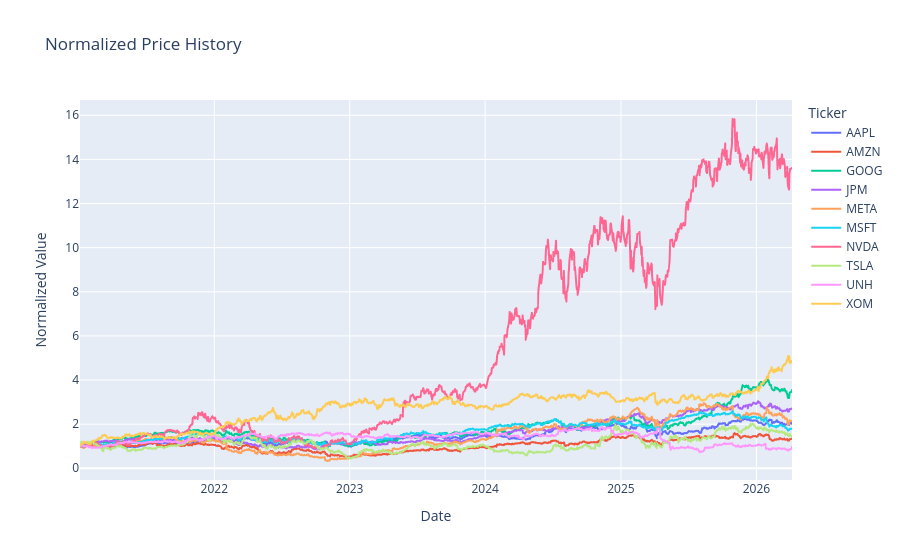

Notebook code for this chart:
### Markdown cell above
## 2. Explore historical price performance

### Code cell
plot_price_history(prices)

### Figure 1 — Plotly figure (JSON) as saved in the notebook; plotly's stock layout.template omitted (floating-point values rounded to 4 significant figures; data arrays with more than 128 entries replaced by an {"elided": "..."} marker saying what was removed)
{"data": [{"hovertemplate": "Ticker=AAPL<br>Date=%{x}<br>value=%{y}<extra></extra>", "legendgroup": "AAPL", "line": {"color": "#636efa", "dash": "solid"}, "marker": {"symbol": "circle"}, "mode": "lines", "name": "AAPL", "showlegend": true, "type": "scattergl", "x": {"elided": "1320 str values"}, "xaxis": "x", "y": {"elided": "1320 float values"}, "yaxis": "y"}, {"hovertemplate": "Ticker=AMZN<br>Date=%{x}<br>value=%{y}<extra></extra>", "legendgroup": "AMZN", "line": {"color": "#EF553B", "dash": "solid"}, "marker": {"symbol": "circle"}, "mode": "lines", "name": "AMZN", "showlegend": true, "type": "scattergl", "x": {"elided": "1320 str values"}, "xaxis": "x", "y": {"elided": "1320 float values"}, "yaxis": "y"}, {"hovertemplate": "Ticker=GOOG<br>Date=%{x}<br>value=%{y}<extra></extra>", "legendgroup": "GOOG", "line": {"color": "#00cc96", "dash": "solid"}, "marker": {"symbol": "circle"}, "mode": "lines", "name": "GOOG", "showlegend": true, "type": "scattergl", "x": {"elided": "1320 str values"}, "xaxis": "x", "y": {"elided": "1320 float values"}, "yaxis": "y"}, {"hovertemplate": "Ticker=JPM<br>Date=%{x}<br>value=%{y}<extra></extra>", "legendgroup": "JPM", "line": {"color": "#ab63fa", "dash": "solid"}, "marker": {"symbol": "circle"}, "mode": "lines", "name": "JPM", "showlegend": true, "type": "scattergl", "x": {"elided": "1320 str values"}, "xaxis": "x", "y": {"elided": "1320 float values"}, "yaxis": "y"}, {"hovertemplate": "Ticker=META<br>Date=%{x}<br>value=%{y}<extra></extra>", "legendgroup": "META", "line": {"color": "#FFA15A", "dash": "solid"}, "marker": {"symbol": "circle"}, "mode": "lines", "name": "META", "showlegend": true, "type": "scattergl", "x": {"elided": "1320 str values"}, "xaxis": "x", "y": {"elided": "1320 float values"}, "yaxis": "y"}, {"hovertemplate": "Ticker=MSFT<br>Date=%{x}<br>value=%{y}<extra></extra>", "legendgroup": "MSFT", "line": {"color": "#19d3f3", "dash": "solid"}, "marker": {"symbol": "circle"}, "mode": "lines", "name": "MSFT", "showlegend": true, "type": "scattergl", "x": {"elided": "1320 str values"}, "xaxis": "x", "y": {"elided": "1320 float values"}, "yaxis": "y"}, {"hovertemplate": "Ticker=NVDA<br>Date=%{x}<br>value=%{y}<extra></extra>", "legendgroup": "NVDA", "line": {"color": "#FF6692", "dash": "solid"}, "marker": {"symbol": "circle"}, "mode": "lines", "name": "NVDA", "showlegend": true, "type": "scattergl", "x": {"elided": "1320 str values"}, "xaxis": "x", "y": {"elided": "1320 float values"}, "yaxis": "y"}, {"hovertemplate": "Ticker=TSLA<br>Date=%{x}<br>value=%{y}<extra></extra>", "legendgroup": "TSLA", "line": {"color": "#B6E880", "dash": "solid"}, "marker": {"symbol": "circle"}, "mode": "lines", "name": "TSLA", "showlegend": true, "type": "scattergl", "x": {"elided": "1320 str values"}, "xaxis": "x", "y": {"elided": "1320 float values"}, "yaxis": "y"}, {"hovertemplate": "Ticker=UNH<br>Date=%{x}<br>value=%{y}<extra></extra>", "legendgroup": "UNH", "line": {"color": "#FF97FF", "dash": "solid"}, "marker": {"symbol": "circle"}, "mode": "lines", "name": "UNH", "showlegend": true, "type": "scattergl", "x": {"elided": "1320 str values"}, "xaxis": "x", "y": {"elided": "1320 float values"}, "yaxis": "y"}, {"hovertemplate": "Ticker=XOM<br>Date=%{x}<br>value=%{y}<extra></extra>", "legendgroup": "XOM", "line": {"color": "#FECB52", "dash": "solid"}, "marker": {"symbol": "circle"}, "mode": "lines", "name": "XOM", "showlegend": true, "type": "scattergl", "x": {"elided": "1320 str values"}, "xaxis": "x", "y": {"elided": "1320 float values"}, "yaxis": "y"}], "layout": {"legend": {"title": {"text": "Ticker"}, "tracegroupgap": 0}, "title": {"text": "Normalized Price History"}, "xaxis": {"anchor": "y", "domain": [0, 1], "title": {"text": "Date"}}, "yaxis": {"anchor": "x", "domain": [0, 1], "title": {"text": "Normalized Value"}}}}
